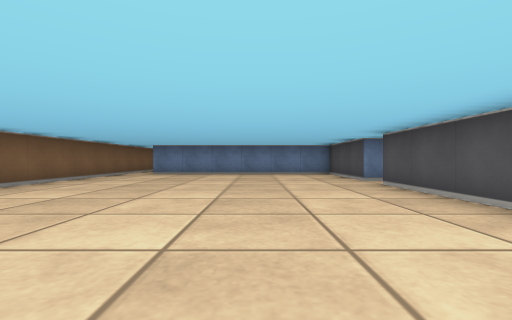
view 1 (above)

15 first-person views from a walk through a cub3D level. The camera is about half as high as the walls, looks level and sees 85° across. The floor is counted in squares. Each view is taken from the middle of a square. On the plan, view 1 faces up. The plan holds only what a view shows up to about 9 squares ahead; the rest is blank. The place goes on beyond the plan.

view 2
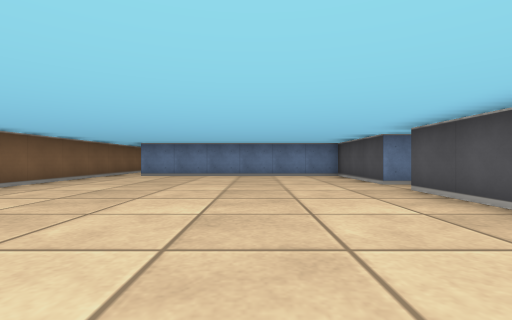

view 3
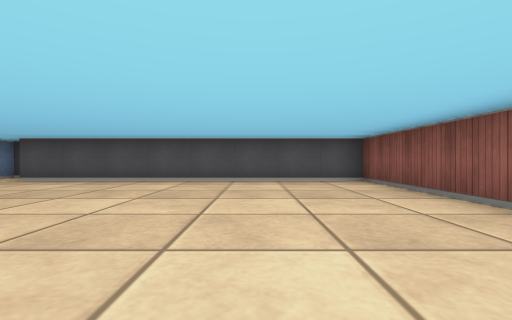

view 4
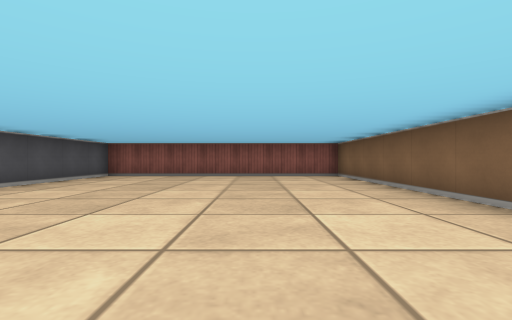

view 5
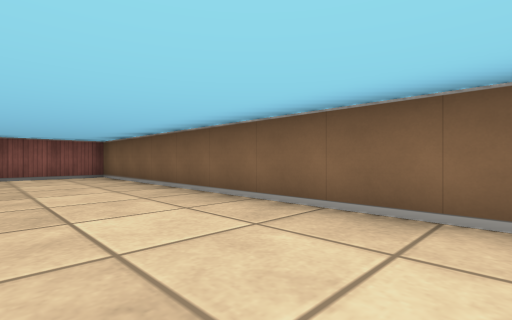

view 6
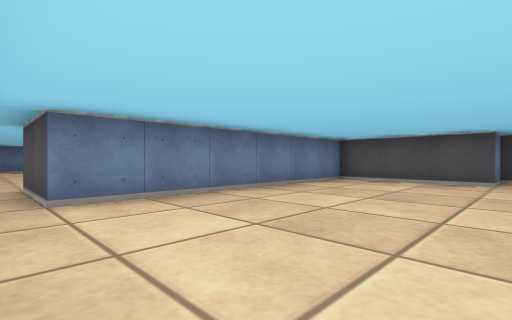

view 7
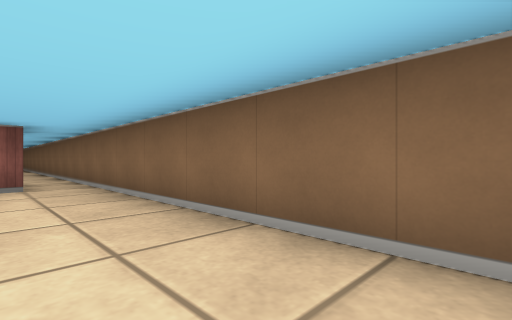

view 8
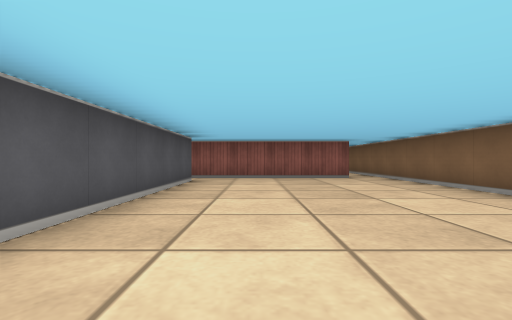

view 9
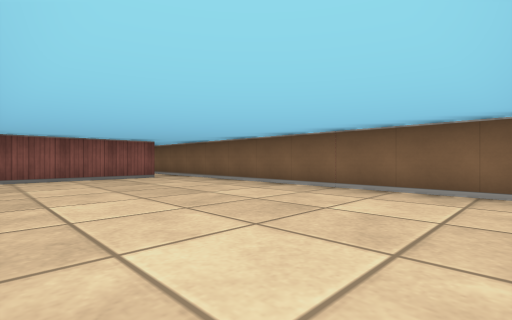

view 10
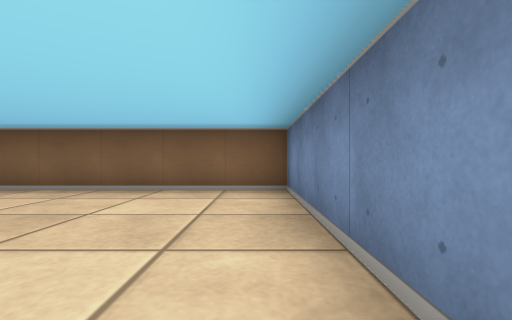

view 11
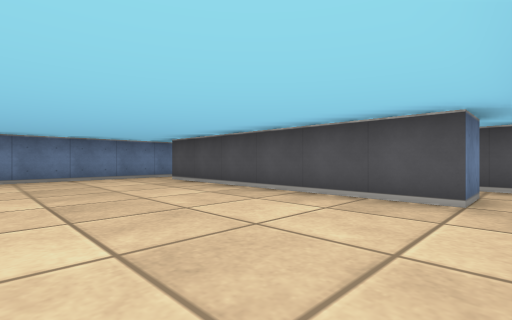

view 12
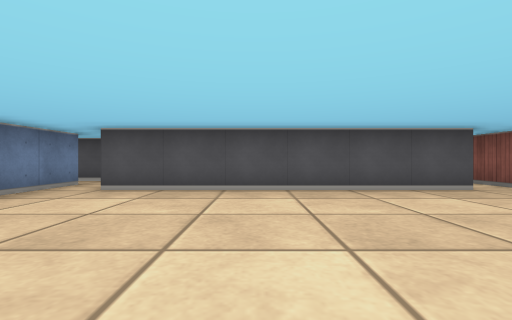

view 13
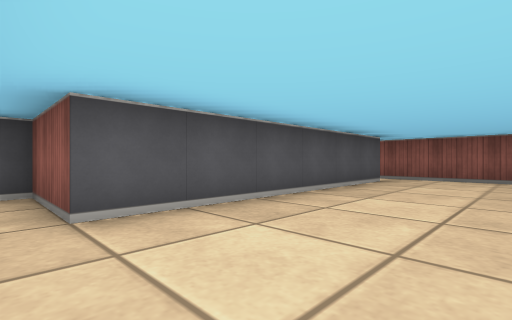

view 14
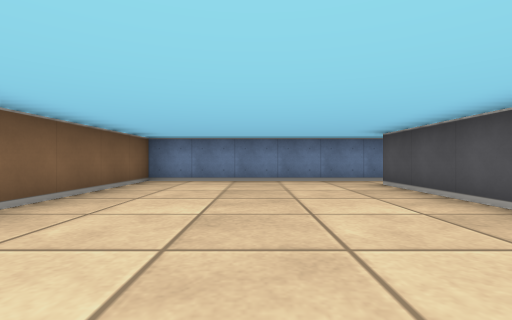

view 15
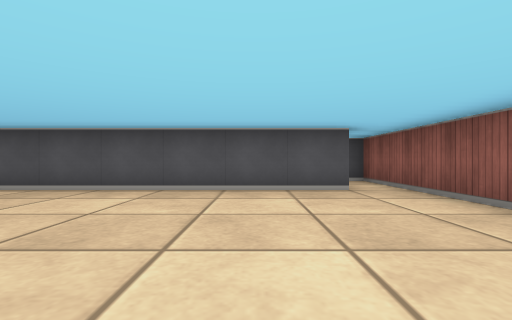

### Floor plan
Points are (right, up) in squares from view 1. A wall is a line through its corners. A room is listed if a view was taken in it or the views show most of it. See-through windows are left out.
Room 1 (views 1, 2, 3, 4, 5, 6)
walls: (3.5, 6.5) (2.5, 6.5) (2.5, 9.5) (-3.5, 9.5) (-3.5, 11.5); (-4.5, 11.5) (-4.5, -2.5) (2.5, -2.5) (2.5, 5.5)
ways out: opening at (-4, 10.5) to room 2
Room 2 (views 7, 8, 9, 10, 11, 12, 13, 14, 15)
walls: (-3.5, 11.5) (2.5, 11.5) (2.5, 12.6); (1.5, 12.5) (0.5, 12.5) (0.5, 18.5); (0.5, 19.5) (-4.5, 19.5) (-4.5, 11.5)
ways out: opening at (-4, 10.5) to room 1; opening at (1, 19) to room 3
Room 3 (no view inside)
walls: (0.5, 18.5) (2.5, 18.5) (2.5, 20.1); (1.5, 19.5) (0.5, 19.5)
ways out: opening at (1, 19) to room 2; opening at (2, 20.5)

Positions as (right, up) in squares from view 1, and headings:
1: (0, 0), facing up
2: (0, 1), facing up
3: (-4, 0), facing right
4: (-2, 6), facing down
5: (-2, 6), facing down-left
6: (-4, 6), facing up-right
7: (-3, 17), facing down-left
8: (-1, 19), facing down
9: (0, 19), facing down-left
10: (0, 19), facing left
11: (-3, 12), facing up-right
12: (-4, 16), facing right
13: (-2, 19), facing down-right
14: (-2, 13), facing up
15: (-4, 14), facing right
